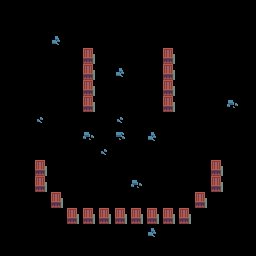

A level layout from a 2D game, rendered from its tile map. Below: a short description, then the map file with its tile-grid data intact:
An orthogonal 16x16 tile map with 16x16 px tiles, 1 tile layer (Layout), 5 tilesets.

<map version="1.0" tiledversion="1.1.2" orientation="orthogonal" renderorder="right-down" width="16" height="16" tilewidth="16" tileheight="16" infinite="0" nextobjectid="1">
 <tileset firstgid="1" source="world1_tileset.tsx" />
 <tileset firstgid="241" source="world1_doors_front.tsx" />
 <tileset firstgid="385" source="world1_doors_side.tsx" />
 <tileset firstgid="475" source="object_rocks.tsx" />
 <tileset firstgid="478" source="large_crates.tsx" />
 <layer name="Layout" width="16" height="16">
  <data encoding="csv">
0,0,0,0,0,0,0,0,0,0,0,0,0,0,0,0,
0,0,0,0,0,0,0,0,0,0,0,0,0,0,0,0,
0,0,0,186,0,0,0,0,0,0,0,0,0,0,0,0,
0,0,0,0,0,183,0,0,0,0,183,0,0,0,0,0,
0,0,0,0,0,183,0,186,0,0,183,0,0,0,0,0,
0,0,0,0,0,183,0,0,0,0,183,0,0,0,0,0,
0,0,0,0,0,183,0,0,0,0,183,0,0,0,185,0,
0,0,187,0,0,0,0,187,0,0,0,0,0,0,0,0,
0,0,0,0,0,185,0,184,0,186,0,0,0,0,0,0,
0,0,0,0,0,0,187,0,0,0,0,0,0,0,0,0,
0,0,183,0,0,0,0,0,0,0,0,0,0,183,0,0,
0,0,183,0,0,0,0,0,185,0,0,0,0,183,0,0,
0,0,0,183,0,0,0,0,0,0,0,0,183,0,0,0,
0,0,0,0,183,183,183,183,183,183,183,183,0,0,0,0,
0,0,0,0,0,0,0,0,0,186,0,0,0,0,0,0,
0,0,0,0,0,0,0,0,0,0,0,0,0,0,0,0
</data>
 </layer>
</map>
